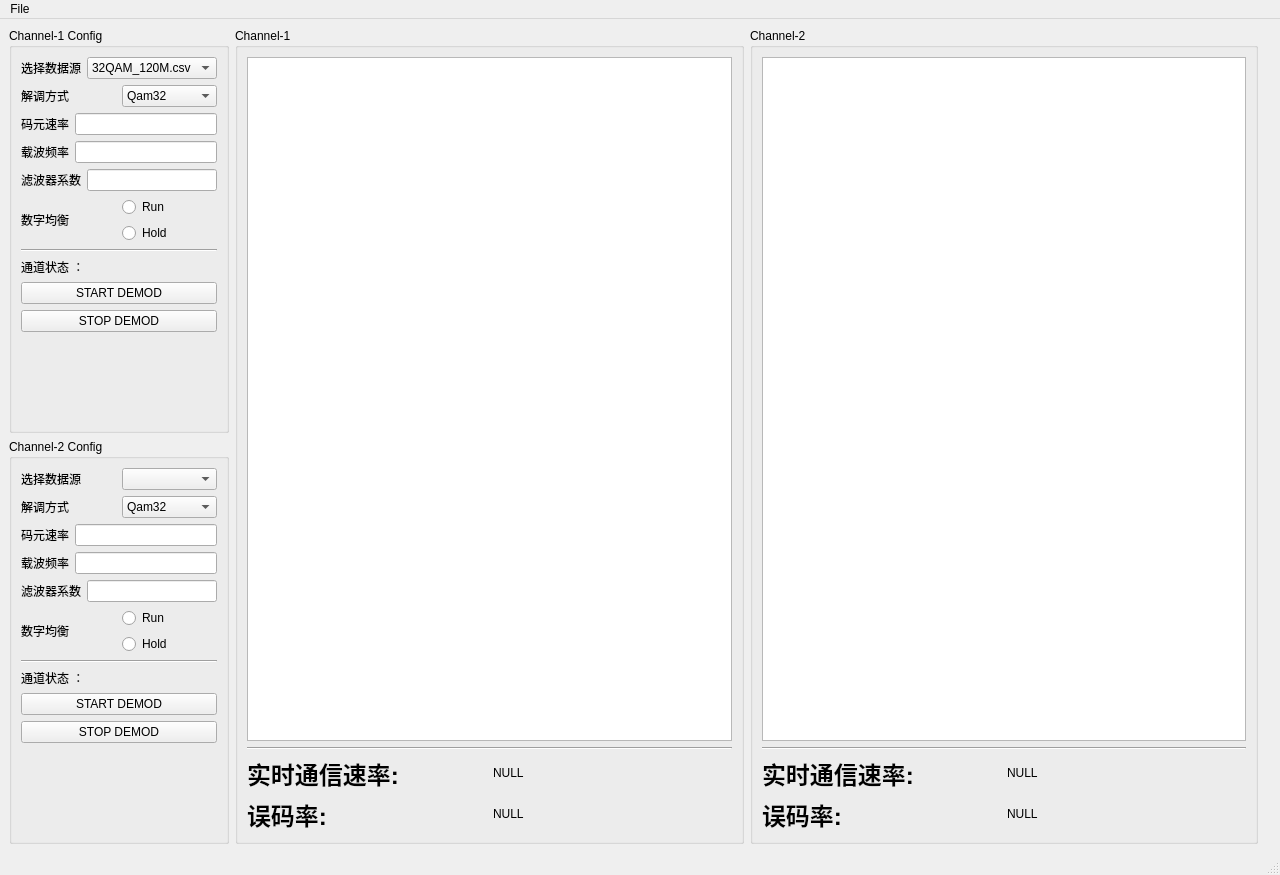
<?xml version="1.0" encoding="UTF-8"?>
<ui version="4.0">
 <class>MainWindow</class>
 <widget class="QMainWindow" name="MainWindow">
  <property name="geometry">
   <rect>
    <x>0</x>
    <y>0</y>
    <width>1280</width>
    <height>875</height>
   </rect>
  </property>
  <property name="windowTitle">
   <string>VLC Demod</string>
  </property>
  <widget class="QWidget" name="centralwidget">
   <layout class="QGridLayout" name="gridLayout" columnstretch="1,12">
    <item row="0" column="0">
     <layout class="QVBoxLayout" name="verticalLayout_9" stretch="0,0">
      <item>
       <widget class="QGroupBox" name="groupBox_3">
        <property name="title">
         <string>Channel-1 Config</string>
        </property>
        <layout class="QVBoxLayout" name="verticalLayout_7" stretch="0,0,0,0,0,0,0,0">
         <item>
          <layout class="QHBoxLayout" name="horizontalLayout_12" stretch="0,0">
           <item>
            <widget class="QLabel" name="label_18">
             <property name="text">
              <string>选择数据源</string>
             </property>
            </widget>
           </item>
           <item>
            <widget class="QComboBox" name="comboBox_3">
             <item>
              <property name="text">
               <string>32QAM_120M.csv</string>
              </property>
             </item>
             <item>
              <property name="text">
               <string>64QAM_120M.csv</string>
              </property>
             </item>
             <item>
              <property name="text">
               <string>64QAM_150M.csv</string>
              </property>
             </item>
            </widget>
           </item>
          </layout>
         </item>
         <item>
          <layout class="QHBoxLayout" name="horizontalLayout" stretch="0,0">
           <item>
            <widget class="QLabel" name="label">
             <property name="text">
              <string>解调方式</string>
             </property>
            </widget>
           </item>
           <item>
            <widget class="QComboBox" name="comboBox">
             <item>
              <property name="text">
               <string>Qam32</string>
              </property>
             </item>
             <item>
              <property name="text">
               <string>Qam64</string>
              </property>
             </item>
            </widget>
           </item>
          </layout>
         </item>
         <item>
          <layout class="QHBoxLayout" name="horizontalLayout_2" stretch="0,0">
           <item>
            <widget class="QLabel" name="label_7">
             <property name="text">
              <string>码元速率</string>
             </property>
            </widget>
           </item>
           <item>
            <widget class="QLineEdit" name="lineEdit"/>
           </item>
          </layout>
         </item>
         <item>
          <layout class="QHBoxLayout" name="horizontalLayout_3" stretch="0,0">
           <item>
            <widget class="QLabel" name="label_8">
             <property name="text">
              <string>载波频率</string>
             </property>
            </widget>
           </item>
           <item>
            <widget class="QLineEdit" name="lineEdit_2"/>
           </item>
          </layout>
         </item>
         <item>
          <layout class="QHBoxLayout" name="horizontalLayout_4" stretch="0,0">
           <item>
            <widget class="QLabel" name="label_9">
             <property name="text">
              <string>滤波器系数</string>
             </property>
            </widget>
           </item>
           <item>
            <widget class="QLineEdit" name="lineEdit_3"/>
           </item>
          </layout>
         </item>
         <item>
          <layout class="QHBoxLayout" name="horizontalLayout_9" stretch="0,0">
           <item>
            <widget class="QLabel" name="label_14">
             <property name="text">
              <string>数字均衡</string>
             </property>
            </widget>
           </item>
           <item>
            <layout class="QVBoxLayout" name="verticalLayout" stretch="0,0">
             <item>
              <widget class="QRadioButton" name="radioButton">
               <property name="text">
                <string>Run</string>
               </property>
              </widget>
             </item>
             <item>
              <widget class="QRadioButton" name="radioButton_2">
               <property name="text">
                <string>Hold</string>
               </property>
              </widget>
             </item>
            </layout>
           </item>
          </layout>
         </item>
         <item>
          <widget class="Line" name="line_3">
           <property name="orientation">
            <enum>Qt::Horizontal</enum>
           </property>
          </widget>
         </item>
         <item>
          <layout class="QVBoxLayout" name="verticalLayout_5" stretch="0,0,0,0">
           <item>
            <widget class="QLabel" name="label_16">
             <property name="text">
              <string>通道状态 ：</string>
             </property>
            </widget>
           </item>
           <item>
            <widget class="QPushButton" name="pushButton">
             <property name="text">
              <string>START DEMOD</string>
             </property>
            </widget>
           </item>
           <item>
            <widget class="QPushButton" name="pushButton_2">
             <property name="text">
              <string>STOP DEMOD</string>
             </property>
            </widget>
           </item>
           <item>
            <spacer name="verticalSpacer">
             <property name="orientation">
              <enum>Qt::Vertical</enum>
             </property>
             <property name="sizeHint" stdset="0">
              <size>
               <width>20</width>
               <height>40</height>
              </size>
             </property>
            </spacer>
           </item>
          </layout>
         </item>
        </layout>
       </widget>
      </item>
      <item>
       <widget class="QGroupBox" name="groupBox_4">
        <property name="title">
         <string>Channel-2 Config</string>
        </property>
        <layout class="QVBoxLayout" name="verticalLayout_8" stretch="0,0,0,0,0,0,0,0">
         <item>
          <layout class="QHBoxLayout" name="horizontalLayout_13" stretch="0,0">
           <item>
            <widget class="QLabel" name="label_19">
             <property name="text">
              <string>选择数据源</string>
             </property>
            </widget>
           </item>
           <item>
            <widget class="QComboBox" name="comboBox_4"/>
           </item>
          </layout>
         </item>
         <item>
          <layout class="QHBoxLayout" name="horizontalLayout_6" stretch="0,0">
           <item>
            <widget class="QLabel" name="label_11">
             <property name="text">
              <string>解调方式</string>
             </property>
            </widget>
           </item>
           <item>
            <widget class="QComboBox" name="comboBox_2">
             <item>
              <property name="text">
               <string>Qam32</string>
              </property>
             </item>
             <item>
              <property name="text">
               <string>Qam64</string>
              </property>
             </item>
            </widget>
           </item>
          </layout>
         </item>
         <item>
          <layout class="QHBoxLayout" name="horizontalLayout_8" stretch="0,0">
           <item>
            <widget class="QLabel" name="label_13">
             <property name="text">
              <string>码元速率</string>
             </property>
            </widget>
           </item>
           <item>
            <widget class="QLineEdit" name="lineEdit_6"/>
           </item>
          </layout>
         </item>
         <item>
          <layout class="QHBoxLayout" name="horizontalLayout_7" stretch="0,0">
           <item>
            <widget class="QLabel" name="label_12">
             <property name="text">
              <string>载波频率</string>
             </property>
            </widget>
           </item>
           <item>
            <widget class="QLineEdit" name="lineEdit_5"/>
           </item>
          </layout>
         </item>
         <item>
          <layout class="QHBoxLayout" name="horizontalLayout_5" stretch="0,0">
           <item>
            <widget class="QLabel" name="label_10">
             <property name="text">
              <string>滤波器系数</string>
             </property>
            </widget>
           </item>
           <item>
            <widget class="QLineEdit" name="lineEdit_4"/>
           </item>
          </layout>
         </item>
         <item>
          <layout class="QHBoxLayout" name="horizontalLayout_10" stretch="0,0">
           <item>
            <widget class="QLabel" name="label_15">
             <property name="text">
              <string>数字均衡</string>
             </property>
            </widget>
           </item>
           <item>
            <layout class="QVBoxLayout" name="verticalLayout_3" stretch="0,0">
             <item>
              <widget class="QRadioButton" name="radioButton_3">
               <property name="text">
                <string>Run</string>
               </property>
              </widget>
             </item>
             <item>
              <widget class="QRadioButton" name="radioButton_4">
               <property name="text">
                <string>Hold</string>
               </property>
              </widget>
             </item>
            </layout>
           </item>
          </layout>
         </item>
         <item>
          <widget class="Line" name="line_4">
           <property name="orientation">
            <enum>Qt::Horizontal</enum>
           </property>
          </widget>
         </item>
         <item>
          <layout class="QVBoxLayout" name="verticalLayout_6" stretch="0,0,0,0">
           <item>
            <widget class="QLabel" name="label_17">
             <property name="text">
              <string>通道状态 ：</string>
             </property>
            </widget>
           </item>
           <item>
            <widget class="QPushButton" name="pushButton_3">
             <property name="text">
              <string>START DEMOD</string>
             </property>
            </widget>
           </item>
           <item>
            <widget class="QPushButton" name="pushButton_4">
             <property name="text">
              <string>STOP DEMOD</string>
             </property>
            </widget>
           </item>
           <item>
            <spacer name="verticalSpacer_2">
             <property name="orientation">
              <enum>Qt::Vertical</enum>
             </property>
             <property name="sizeHint" stdset="0">
              <size>
               <width>20</width>
               <height>40</height>
              </size>
             </property>
            </spacer>
           </item>
          </layout>
         </item>
        </layout>
       </widget>
      </item>
     </layout>
    </item>
    <item row="0" column="1">
     <layout class="QHBoxLayout" name="horizontalLayout_11" stretch="0,0,0">
      <item>
       <widget class="QGroupBox" name="groupBox">
        <property name="title">
         <string>Channel-1</string>
        </property>
        <layout class="QVBoxLayout" name="verticalLayout_2" stretch="0,0,0,0">
         <item>
          <widget class="PlotWidget" name="graphicsView"/>
         </item>
         <item>
          <widget class="Line" name="line_2">
           <property name="orientation">
            <enum>Qt::Horizontal</enum>
           </property>
          </widget>
         </item>
         <item>
          <layout class="QHBoxLayout" name="horizontalLayout_14">
           <item>
            <widget class="QLabel" name="label_2">
             <property name="text">
              <string>&lt;html&gt;&lt;head/&gt;&lt;body&gt;&lt;p&gt;&lt;span style=&quot; font-size:18pt; font-weight:600;&quot;&gt;实时通信速率:&lt;/span&gt;&lt;/p&gt;&lt;/body&gt;&lt;/html&gt;</string>
             </property>
            </widget>
           </item>
           <item>
            <widget class="QLabel" name="label_20">
             <property name="text">
              <string>&lt;html&gt;&lt;head/&gt;&lt;body&gt;&lt;p&gt;NULL&lt;/p&gt;&lt;/body&gt;&lt;/html&gt;</string>
             </property>
            </widget>
           </item>
          </layout>
         </item>
         <item>
          <layout class="QHBoxLayout" name="horizontalLayout_16">
           <item>
            <widget class="QLabel" name="label_3">
             <property name="text">
              <string>&lt;html&gt;&lt;head/&gt;&lt;body&gt;&lt;p&gt;&lt;span style=&quot; font-size:18pt; font-weight:600;&quot;&gt;误码率:&lt;/span&gt;&lt;/p&gt;&lt;/body&gt;&lt;/html&gt;</string>
             </property>
            </widget>
           </item>
           <item>
            <widget class="QLabel" name="label_21">
             <property name="text">
              <string>&lt;html&gt;&lt;head/&gt;&lt;body&gt;&lt;p&gt;NULL&lt;/p&gt;&lt;/body&gt;&lt;/html&gt;</string>
             </property>
            </widget>
           </item>
          </layout>
         </item>
        </layout>
       </widget>
      </item>
      <item>
       <widget class="QGroupBox" name="groupBox_2">
        <property name="title">
         <string>Channel-2</string>
        </property>
        <layout class="QVBoxLayout" name="verticalLayout_4" stretch="0,0,0,0">
         <item>
          <widget class="PlotWidget" name="graphicsView_2"/>
         </item>
         <item>
          <widget class="Line" name="line">
           <property name="orientation">
            <enum>Qt::Horizontal</enum>
           </property>
          </widget>
         </item>
         <item>
          <layout class="QHBoxLayout" name="horizontalLayout_15">
           <item>
            <widget class="QLabel" name="label_4">
             <property name="text">
              <string>&lt;html&gt;&lt;head/&gt;&lt;body&gt;&lt;p&gt;&lt;span style=&quot; font-size:18pt; font-weight:600;&quot;&gt;实时通信速率:&lt;/span&gt;&lt;/p&gt;&lt;/body&gt;&lt;/html&gt;</string>
             </property>
            </widget>
           </item>
           <item>
            <widget class="QLabel" name="label_22">
             <property name="text">
              <string>&lt;html&gt;&lt;head/&gt;&lt;body&gt;&lt;p&gt;NULL&lt;/p&gt;&lt;/body&gt;&lt;/html&gt;</string>
             </property>
            </widget>
           </item>
          </layout>
         </item>
         <item>
          <layout class="QHBoxLayout" name="horizontalLayout_17">
           <item>
            <widget class="QLabel" name="label_5">
             <property name="text">
              <string>&lt;html&gt;&lt;head/&gt;&lt;body&gt;&lt;p&gt;&lt;span style=&quot; font-size:18pt; font-weight:600;&quot;&gt;误码率:&lt;/span&gt;&lt;/p&gt;&lt;/body&gt;&lt;/html&gt;</string>
             </property>
            </widget>
           </item>
           <item>
            <widget class="QLabel" name="label_23">
             <property name="text">
              <string>&lt;html&gt;&lt;head/&gt;&lt;body&gt;&lt;p&gt;NULL&lt;/p&gt;&lt;/body&gt;&lt;/html&gt;</string>
             </property>
            </widget>
           </item>
          </layout>
         </item>
        </layout>
       </widget>
      </item>
      <item>
       <widget class="QLabel" name="label_6">
        <property name="text">
         <string/>
        </property>
       </widget>
      </item>
     </layout>
    </item>
   </layout>
  </widget>
  <widget class="QStatusBar" name="statusbar"/>
  <widget class="QMenuBar" name="menuBar">
   <property name="geometry">
    <rect>
     <x>0</x>
     <y>0</y>
     <width>1280</width>
     <height>22</height>
    </rect>
   </property>
   <widget class="QMenu" name="menu">
    <property name="tearOffEnabled">
     <bool>false</bool>
    </property>
    <property name="title">
     <string>File</string>
    </property>
    <widget class="QMenu" name="menuSave_as_CSV">
     <property name="title">
      <string>Save as CSV</string>
     </property>
     <addaction name="separator"/>
    </widget>
    <addaction name="menuSave_as_CSV"/>
   </widget>
   <addaction name="menu"/>
  </widget>
  <action name="actionaaa">
   <property name="text">
    <string>aaa</string>
   </property>
  </action>
 </widget>
 <customwidgets>
  <customwidget>
   <class>PlotWidget</class>
   <extends>QGraphicsView</extends>
   <header location="global">pyqtgraph</header>
  </customwidget>
 </customwidgets>
 <resources/>
 <connections/>
</ui>
